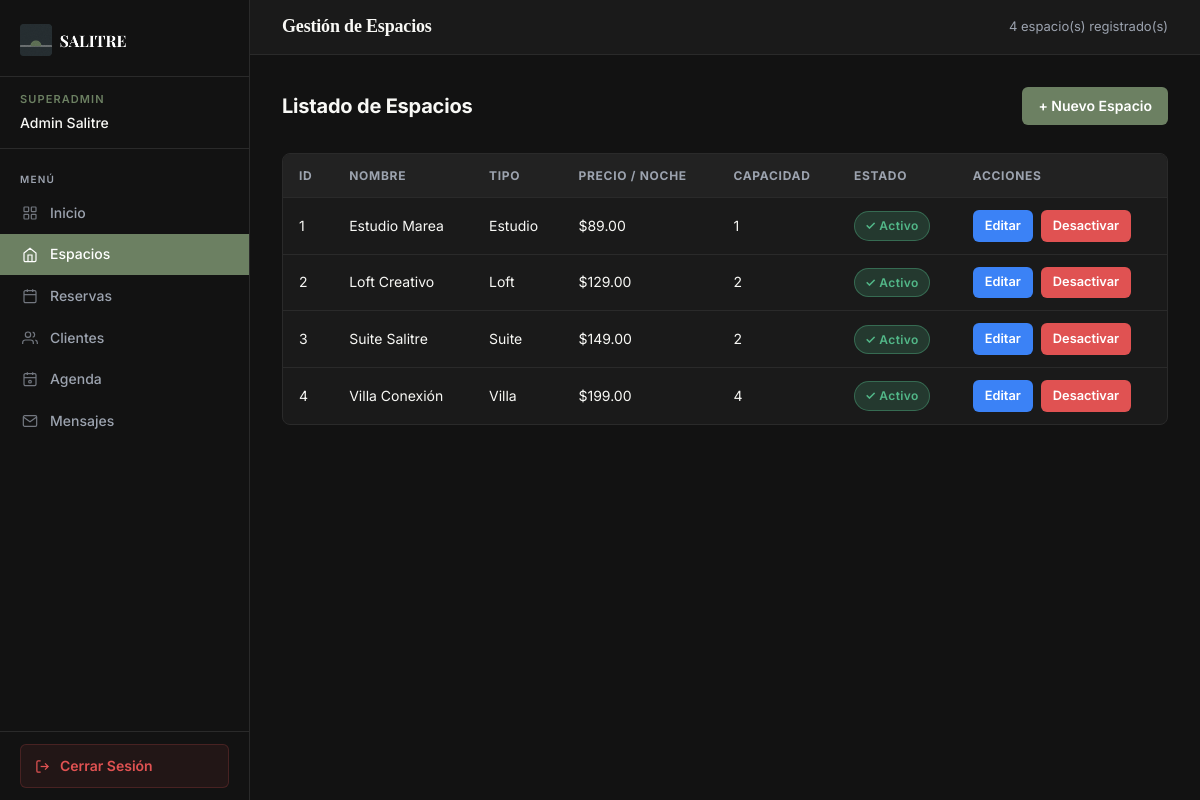
/admin/espacios/listar.php (signed in), run on the app's committed database.
### tables this page shows
CREATE TABLE espacios (
  id             INT AUTO_INCREMENT PRIMARY KEY,
  nombre         VARCHAR(100) NOT NULL,
  slug           VARCHAR(100) NOT NULL,
  tipo           ENUM('estudio','loft','suite','villa') NOT NULL,
  descripcion    TEXT,
  precio_noche   DECIMAL(8,2) NOT NULL,
  capacidad      TINYINT UNSIGNED NOT NULL DEFAULT 1,
  foto_principal VARCHAR(255),
  fotos_galeria  JSON,
  amenidades     JSON,
  activo         TINYINT(1) NOT NULL DEFAULT 1,
  creado_en      TIMESTAMP DEFAULT CURRENT_TIMESTAMP,
  UNIQUE KEY uq_espacios_slug (slug),
  KEY idx_tipo (tipo),
  KEY idx_precio (precio_noche)
);

### admin/espacios/listar.php (called while the page is built, shortened)
<?php
$espacios = [];
try {
    $pdo   = conectarDB();
    $page = max(1, (int)($_GET['page'] ?? 1));
    $offset = ($page - 1) * PAGE_SIZE;
    $stmt  = $pdo->prepare(
        'SELECT id, nombre, slug, tipo, precio_noche, capacidad, activo FROM espacios ORDER BY id ASC LIMIT :limit OFFSET :offset'
    );
    $stmt->bindValue(':limit', PAGE_SIZE, PDO::PARAM_INT);
    $stmt->bindValue(':offset', $offset, PDO::PARAM_INT);
    $stmt->execute();
    $espacios = $stmt->fetchAll();
} catch (Throwable $e) {
    error_log('Admin espacios/listar: ' . $e->getMessage());
}
$tipo_labels = ['estudio' => 'Estudio', 'loft' => 'Loft', 'suite' => 'Suite', 'villa' => 'Villa'];
require __DIR__ . '/listar.view.php';

### admin/espacios/listar.view.php (the view, shortened to what this page needs)
<?php require_once '../includes/header.php'; ?>
<?php require_once '../includes/sidebar.php'; ?>
<main class="main-content">
  <div class="topbar">
    <h1 class="topbar__title">Gestión de Espacios</h1>
    <span class="topbar__meta"><?php echo count($espacios); ?> espacio(s) registrado(s)</span>
  </div>
  <div class="content-area">
    <div class="page-header">
      <p class="page-header__title">Listado de Espacios</p>
      <a class="btn btn--primary" href="<?php echo htmlspecialchars(BASE_URL . 'admin/espacios/crear.php', ENT_QUOTES, 'UTF-8'); ?>"> + Nuevo Espacio</a>
    </div>
    <div class="data-table-wrap">
      <table class="data-table">
        <thead>
          <tr>
            <th>ID</th>
            <th>Nombre</th>
            <th>Tipo</th>
            <th>Precio / noche</th>
            <th>Capacidad</th>
            <th>Estado</th>
            <th>Acciones</th>
          </tr>
        </thead>
        <tbody>
          <?php if (empty($espacios)) : ?>
          <tr>
            <td colspan="7" class="table-empty">No hay espacios registrados. <a href="<?php echo htmlspecialchars(BASE_URL . 'admin/espacios/crear.php', ENT_QUOTES, 'UTF-8'); ?>">Crear el primero</a>.</td>
          </tr>
          <?php else : ?>
          <?php foreach ($espacios as $e) :
              $id     = (int) $e['id'];
              $nombre = htmlspecialchars((string) $e['nombre'], ENT_QUOTES, 'UTF-8');
              $tipo   = htmlspecialchars($tipo_labels[$e['tipo']] ?? $e['tipo'], ENT_QUOTES, 'UTF-8');
              $precio = number_format((float) $e['precio_noche'], 2);
              $cap    = (int) $e['capacidad'];
              $activo = (bool) $e['activo'];
              $edit_href = htmlspecialchars(BASE_URL . 'admin/espacios/editar.php?id=' . $id, ENT_QUOTES, 'UTF-8');
              $del_action = htmlspecialchars(BASE_URL . 'admin/espacios/eliminar.php', ENT_QUOTES, 'UTF-8');
          ?>
          <tr>
            <td><?php echo $id; ?></td>
            <td><?php echo $nombre; ?></td>
            <td><?php echo $tipo; ?></td>
            <td>$<?php echo $precio; ?></td>
            <td><?php echo $cap; ?></td>
            <td>
              <?php if ($activo) : ?>
                <span class="badge badge--active">&#10003; Activo</span>
              <?php else : ?>
                <span class="badge badge--inactive">Inactivo</span>
                <?php endif; ?>
            </td>
            <td>
              <div class="actions-cell">
                <a class="btn btn--edit" href="<?php echo $edit_href; ?>">Editar</a>
                <?php if ($activo) : ?>
                <form method="post" action="<?php echo $del_action; ?>" onsubmit="return confirm('¿Desactivar este espacio?');">
                  <button class="btn btn--danger" type="submit">Desactivar</button>
                </form>
                <?php endif; ?>
              </div>
            </td>
          </tr>
          <?php endforeach; ?>
          <?php endif; ?>
        </tbody>
      </table>
    </div>
<?php require_once '../includes/footer.php'; ?>

### assets/css/shared/variables.css (style rules this page uses)
:root { --color-bg: #F8F8F5; --color-text: #2c3539; --color-accent: #6C8062; --color-accent-dark: #4A5C42; --color-accent-light: #8FA886; --color-surface: #FFFFFF; --color-mid: #E4E9E4; --color-border: #D0D8D0; --color-text-muted: #6B7280; --color-text-light: #9CA3AF; --color-success: #4A7C59; --color-error: #C0392B; --color-danger: #C0392B; --color-warning: #D97706; --color-info: #2563EB; --font-display: "Playfair Display", Georgia, serif; --font-body: "Inter", system-ui, sans-serif; --text-xs: 0.75rem; --text-sm: 0.875rem; --text-base: 1rem; --text-lg: 1.125rem; --text-xl: 1.25rem; --text-2xl: 1.5rem; --text-3xl: 1.875rem; --text-4xl: 2.25rem; --text-5xl: 3rem; --space-1: 0.25rem; --space-2: 0.5rem; --space-3: 0.75rem; --space-4: 1rem; --space-5: 1.25rem; --space-6: 1.5rem; --space-8: 2rem; --space-10: 2.5rem; --space-12: 3rem; --space-16: 4rem; --space-20: 5rem; --space-24: 6rem; --radius-sm: 0.25rem; --radius-md: 0.5rem; --radius-lg: 1rem; --radius-xl: 1.5rem; --radius-full: 9999px; --shadow-sm: 0 1px 3px rgba(44, 53, 57, 0.08), 0 1px 2px rgba(44, 53, 57, 0.04); --shadow-md: 0 4px 6px rgba(44, 53, 57, 0.07), 0 2px 4px rgba(44, 53, 57, 0.05); --shadow-lg: 0 10px 20px rgba(44, 53, 57, 0.10), 0 4px 8px rgba(44, 53, 57, 0.06); --shadow-xl: 0 20px 40px rgba(44, 53, 57, 0.12), 0 8px 16px rgba(44, 53, 57, 0.08); --transition: all 0.2s ease; --transition-slow: all 0.4s ease; --navbar-height: 72px; }

### assets/css/admin/crud.css (style rules this page uses)
.page-header { display: flex; align-items: center; justify-content: space-between; gap: 1rem; margin-bottom: 1.75rem; flex-wrap: wrap; }
.page-header__title { font-size: 1.25rem; font-weight: 700; color: var(--adm-text); letter-spacing: -0.01em; }
.btn { display: inline-flex; align-items: center; gap: 0.375rem; padding: 0.5rem 1rem; font-size: 0.875rem; font-weight: 600; border: none; border-radius: 0.375rem; cursor: pointer; text-decoration: none; transition: opacity 120ms ease, transform 120ms ease; white-space: nowrap; }
.btn--primary { background: var(--adm-accent); color: #fff; }
.btn--edit { background: #3b82f6; color: #ffffff; padding: 0.35rem 0.75rem; font-size: 0.8rem; }
.btn--danger { background: var(--adm-danger); color: #ffffff; padding: 0.35rem 0.75rem; font-size: 0.8rem; }
.data-table-wrap { background: var(--adm-surface); border: 1px solid var(--adm-border); border-radius: 0.5rem; overflow: hidden; }
.data-table { width: 100%; border-collapse: collapse; font-size: 0.875rem; }
.data-table thead { background: var(--adm-surface-2); border-bottom: 1px solid var(--adm-border); }
.data-table th { padding: 0.75rem 1rem; text-align: left; font-size: 0.75rem; font-weight: 700; letter-spacing: 0.06em; text-transform: uppercase; color: var(--adm-muted); }
.data-table td { padding: 0.75rem 1rem; color: var(--adm-text); border-bottom: 1px solid var(--adm-border); vertical-align: middle; }
.data-table tbody tr:last-child td { border-bottom: none; }
.badge { display: inline-flex; align-items: center; gap: 0.3rem; padding: 0.25rem 0.625rem; border-radius: 999px; font-size: 0.75rem; font-weight: 600; letter-spacing: 0.03em; }
.badge--active { background: rgba(82, 183, 136, 0.2); color: var(--adm-success); border: 1px solid rgba(82, 183, 136, 0.4); }
.actions-cell { display: flex; align-items: center; gap: 0.5rem; }

### assets/css/admin/dashboard.css (style rules this page uses)
html, body { height: 100%; }
body.admin-body { font-family: var(--font); font-size: 0.9375rem; color: var(--adm-content-text); background: var(--adm-content-bg); display: grid; grid-template-columns: var(--sidebar-w) 1fr; grid-template-rows: 1fr; min-height: 100vh; }
.sidebar__nav-item a.active svg { filter: brightness(0) invert(1); }
.sidebar__nav-item a svg, .sidebar__nav-item button svg { flex-shrink: 0; opacity: 0.7; }
.sidebar__nav-item a:hover svg, .sidebar__nav-item a.active svg { opacity: 1; }
.main-content { grid-column: 2; grid-row: 1; background: var(--adm-content-bg); min-height: 100vh; display: flex; flex-direction: column; }
.topbar { display: flex; align-items: center; justify-content: space-between; padding: 1rem 2rem; background: var(--adm-surface); border-bottom: 1px solid var(--adm-border); position: sticky; top: 0; z-index: 10; }
.topbar__title { font-size: 1.125rem; font-weight: 700; color: var(--adm-text); letter-spacing: -0.01em; }
.topbar__meta { font-size: 0.8125rem; color: var(--adm-muted); }
.content-area { padding: 2rem; flex: 1; }

### data on the page
espacios: id "1", nombre "Estudio Marea", tipo "Estudio", precio_noche "89.00", capacidad "1", activo "✓ Activo"
espacios: id "2", nombre "Loft Creativo", tipo "Loft", precio_noche "129.00", capacidad "2", activo "✓ Activo"
espacios: id "3", nombre "Suite Salitre", tipo "Suite", precio_noche "149.00", capacidad "2", activo "✓ Activo"
espacios: id "4", nombre "Villa Conexión", tipo "Villa", precio_noche "199.00", capacidad "4", activo "✓ Activo"

### other printed values
$staff_rol "SUPERADMIN"
$staff_nombre "Admin Salitre"
$item['label'] "Inicio"
$item['label'] "Espacios"
$item['label'] "Reservas"
$item['label'] "Clientes"
$item['label'] "Agenda"
$item['label'] "Mensajes"
count($espacios) "4"
